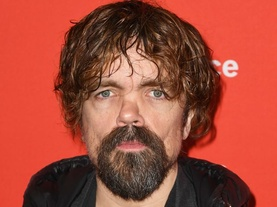
#> input picture face_recognition/images/peter_dinklage/(1).jpeg, 277 x 207 px, shrunk from 630 x 472 before the run; its folder holds only this picture in this run
$ python face_train.py
#> lines starting #> are read from the running program, lines starting #| are printed output that depends on the picture
import cv2 as cv
import numpy as np
import os

labels = []
features = []

face_harcascade = cv.CascadeClassifier('front_face_har.xml')

#creating people labels

people_label = []
DIR = r"images/"

for i in os.listdir(DIR):
    people_label.append(i)
#> pass 2 of the loop `for i in os.listdir(DIR):`:

print(people_label)

# creating train function

def creat_train():

    for people in people_label:
        path = os.path.join(DIR,people)
        label = (people_label.index(people))

        for img in os.listdir(path):

            images = os.path.join(path,img)
            pictures = cv.imread(images)
#> pictures is the input picture: shape (207, 277, 3); mean B, G, R 57.6, 73.6, 163.9
            gray = cv.cvtColor(pictures,cv.COLOR_BGR2GRAY)
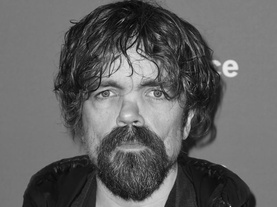
#> gray: shape (207, 277); min 6, max 233, mean 98.7

            face_cordinates = face_harcascade.detectMultiScale(gray,scaleFactor=1.1,minNeighbors=3)
#> face_cordinates = [[71, 47, 120, 120]]
            for (x,y,w,h) in face_cordinates:
                faces = gray[y:y+h,x:x+w]

                features.append(faces)
                labels.append(label)
#> this loop made 1 pass
#> pass 1, in creat_train, `faces = gray[y:y+h,x:x+w]`:
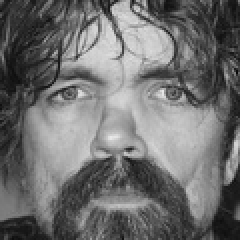
#> faces: shape (120, 120) (shown 2 times larger); min 9, max 233, mean 110.8
#> after the loop, features = 1 item; labels = [0]
#> pass 2 of the loop in creat_train, `for people in people_label:`:
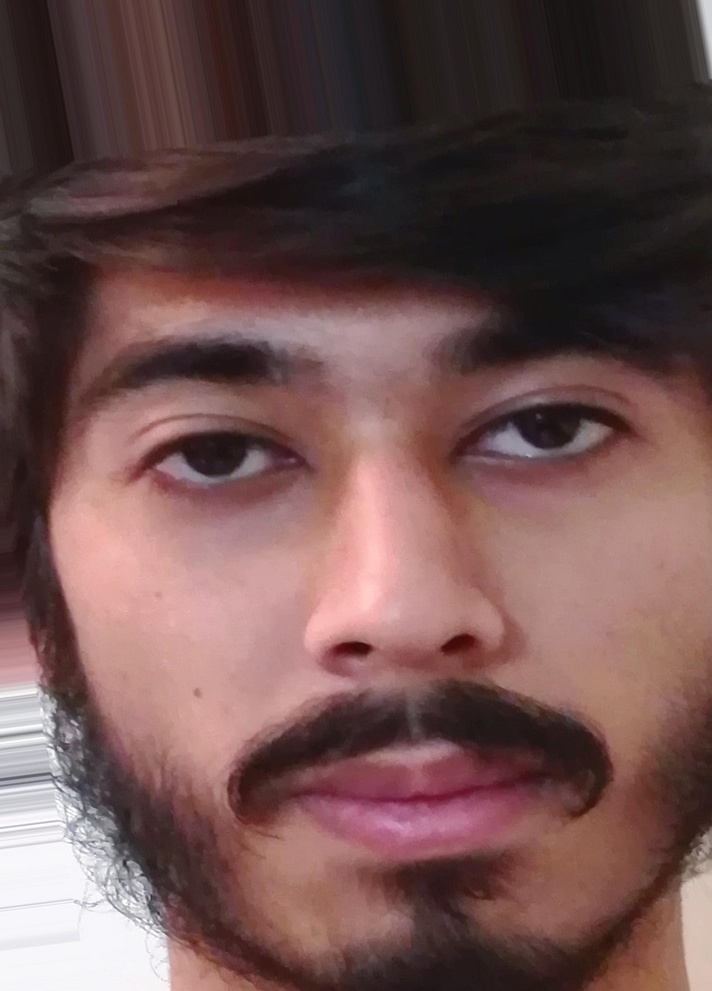
#> input picture face_recognition/images/saad/(100).jpg, 712 x 991 px, shrunk from 1620 x 2255 before the run
#> in creat_train, pictures is the input picture: shape (991, 712, 3); mean B, G, R 80.1, 81.5, 111.6
#> in creat_train, `gray = cv.cvtColor(pictures,cv.COLOR_BGR2GRAY)`:
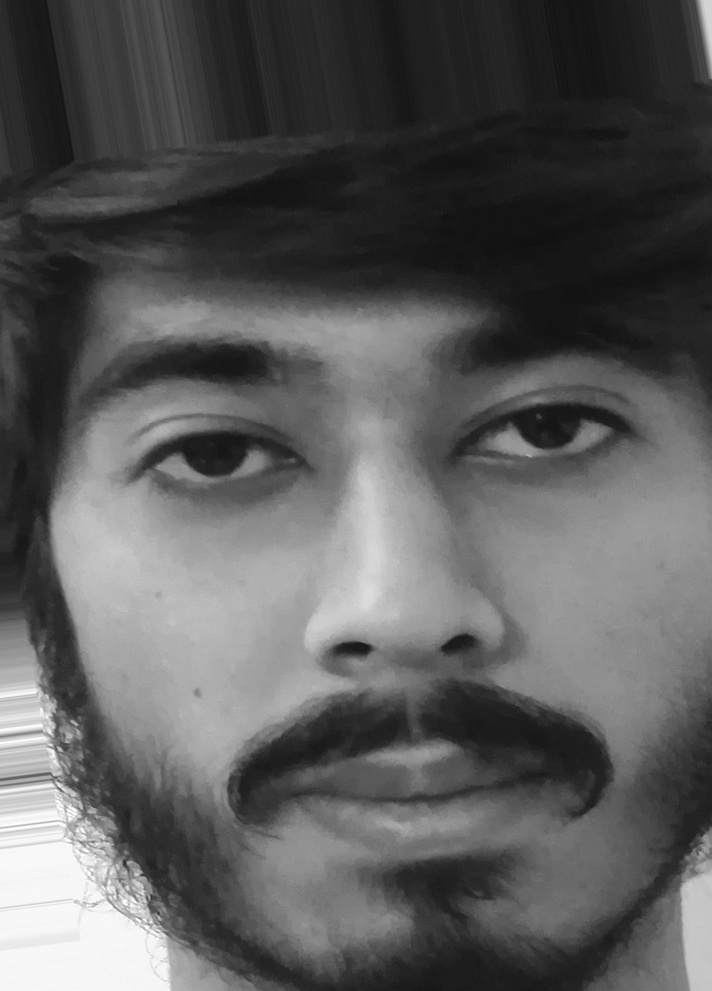
#> gray: shape (991, 712); min 15, max 255, mean 90.3
#> face_cordinates = [[32, 786, 55, 55]]
#> the loop in creat_train, `for (x,y,w,h) in face_cordinates:` made 1 pass
#> pass 1, in creat_train, `faces = gray[y:y+h,x:x+w]`:
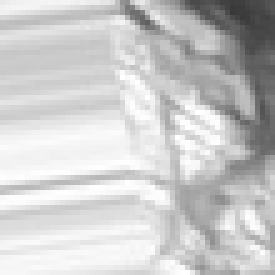
#> faces: shape (55, 55) (shown 5 times larger); min 57, max 255, mean 202.4
#> after the loop in creat_train, `for (x,y,w,h) in face_cordinates:`: features = 2 items; labels = [0, 1]


    print(len(features))
#| 2
    print(len(labels))
#| 2


creat_train()
print("training Done1")

features = np.array(features,dtype=object)
labels = np.array(labels)

# training face features and labels

face_recognizer = cv.face.LBPHFaceRecognizer_create()
face_recognizer.train(features,labels)

# Saving trained model, features and labels

face_recognizer.save('faces_trained.yml')
np.save('features.npy',features)
np.save('labels.npy',labels)

print("saving Done")
